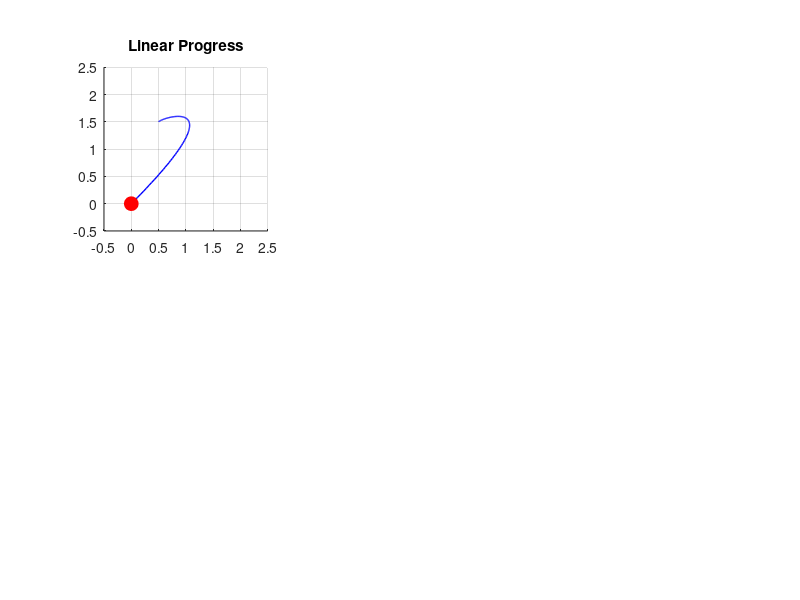

MATLAB code to generate this figure: (Note: this script raises an error after producing the figure.)
% Task 7: Traverse the path according to arbitrary progress curves
% 题目7：根据任意进度曲线遍历路径

function task7_progress_curve
    % 定义不同的进度曲线
    progress_curves = {
        @(s) s,                    % 线性（匀速）
        @(s) s.^(1/3),            % 三次根
        @(s) s.^2,                % 平方
        @(s) sin(pi*s/2),         % 正弦
        @(s) 1/2 + (1/2)*sin((2*s-1)*pi/2)  % 复合正弦
    };
    
    curve_names = {'Linear', 'Cube Root', 'Square', 'Sine', 'Complex Sine'};
    
    % 为每个进度曲线创建子图
    figure('Position', [100 100 1200 800]);
    
    for i = 1:length(progress_curves)
        subplot(2, 3, i);
        animate_with_progress(progress_curves{i}, curve_names{i});
    end
end

function animate_with_progress(progress_curve, curve_name)
    % 设置图形
    set(gca, 'XLim', [-0.5 2.5], 'YLim', [-0.5 2.5]);
    axis square;
    grid on;
    hold on;
    
    % 绘制基准路径
    t_plot = linspace(0, 1, 100);
    x_plot = 0.5 + 0.3*t_plot + 3.9*t_plot.^2 - 4.7*t_plot.^3;
    y_plot = 1.5 + 0.3*t_plot + 0.9*t_plot.^2 - 2.7*t_plot.^3;
    plot(x_plot, y_plot, 'b-', 'LineWidth', 1);
    
    % 创建运动点
    ball = plot(0, 0, 'ro', 'MarkerSize', 10, 'MarkerFaceColor', 'r');
    title([curve_name ' Progress']);
    
    % 根据进度曲线进行动画
    for s = linspace(0, 1, 100)
        % 计算当前进度
        progress = progress_curve(s);
        % 找到对应的参数t
        t = task2_find_t(progress);
        % 计算位置
        x = 0.5 + 0.3*t + 3.9*t^2 - 4.7*t^3;
        y = 1.5 + 0.3*t + 0.9*t^2 - 2.7*t^3;
        % 更新位置
        set(ball, 'XData', x, 'YData', y);
        drawnow;
        pause(0.01);
    end
end 